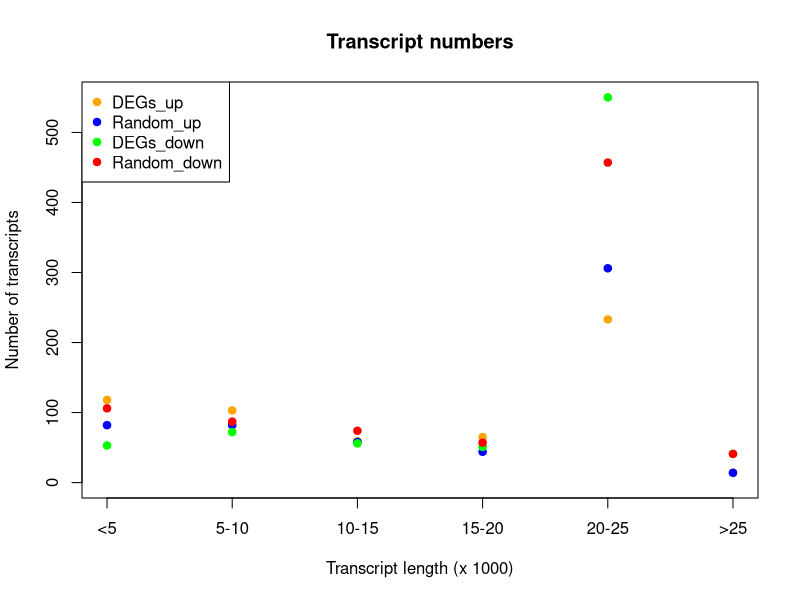

The R script that drew this image:
setwd("~/Project_bioinformatics")
require(ggplot2)
library(RColorBrewer)
library(dplyr)


Metabolite <- read.delim("max_transcript.txt", comment.char = "#")

DEGup <- read.delim("DEG_upregulation.txt", comment.char="#")

select_up<- which(Metabolite$GeneID%in%DEGup$GeneID)
Metabolite_select_up <- Metabolite[select_up,]
Metabolite_select_up$Maxtranscript<-as.numeric(Metabolite_select_up$max_transcript)

Randomup <- read.delim("Random_592.txt", comment.char="#")

select_up<- which(Metabolite$GeneID%in%Randomup$GeneID)
Metabolite_select_upRandom <- Metabolite[select_up,]
Metabolite_select_upRandom$Maxtranscript<-as.numeric(Metabolite_select_upRandom$max_transcript)

DEGdown <- read.delim("DEG_downregulation.txt", comment.char="#")

select_down<- which(Metabolite$GeneID%in%DEGdown$GeneID)
Metabolite_select_down <- Metabolite[select_down,]
Metabolite_select_down$Maxtranscript<-as.numeric(Metabolite_select_down$max_transcript)

Randomdown <- read.delim("Random_823.txt", comment.char="#")

select_down<- which(Metabolite$GeneID%in%Randomdown$GeneID)
Metabolite_select_downRandom <- Metabolite[select_down,]
Metabolite_select_downRandom$Maxtranscript<-as.numeric(Metabolite_select_downRandom$max_transcript)



####  UP

bin_up_5000<-subset(Metabolite_select_up,Metabolite_select_up$Maxtranscript<=5000)
bin_up_5001_10000<-subset(Metabolite_select_up,Metabolite_select_up$Maxtranscript>5000&Metabolite_select_up$Maxtranscript<=10000)
bin_up_10001_15000<-subset(Metabolite_select_up,Metabolite_select_up$Maxtranscript>10000&Metabolite_select_up$Maxtranscript<=15000)
bin_up_15001_20000<-subset(Metabolite_select_up,Metabolite_select_up$Maxtranscript>15000&Metabolite_select_up$Maxtranscript<=20000)
bin_up_20001_25000<-subset(Metabolite_select_up,Metabolite_select_up$Maxtranscript>20000&Metabolite_select_up$Maxtranscript<=250000)
bin_up_25001<-subset(Metabolite_select_up,Metabolite_select_up$Maxtranscript>250000)

bin_up_5000_random<-subset(Metabolite_select_upRandom,Metabolite_select_upRandom$Maxtranscript<=5000)
bin_up_5001_10000_random<-subset(Metabolite_select_upRandom,Metabolite_select_upRandom$Maxtranscript>5000&Metabolite_select_upRandom$Maxtranscript<=10000)
bin_up_10001_15000_random<-subset(Metabolite_select_upRandom,Metabolite_select_upRandom$Maxtranscript>10000&Metabolite_select_upRandom$Maxtranscript<=15000)
bin_up_15001_20000_random<-subset(Metabolite_select_upRandom,Metabolite_select_upRandom$Maxtranscript>15000&Metabolite_select_upRandom$Maxtranscript<=20000)
bin_up_20001_25000_random<-subset(Metabolite_select_upRandom,Metabolite_select_upRandom$Maxtranscript>20000&Metabolite_select_upRandom$Maxtranscript<=250000)
bin_up_25001_random<-subset(Metabolite_select_upRandom,Metabolite_select_upRandom$Maxtranscript>250000)
##DOWN

bin_down_5000<-subset(Metabolite_select_down,Metabolite_select_down$Maxtranscript<=5000)
bin_down_5001_10000<-subset(Metabolite_select_down,Metabolite_select_down$Maxtranscript>5000&Metabolite_select_down$Maxtranscript<=10000)
bin_down_10001_15000<-subset(Metabolite_select_down,Metabolite_select_down$Maxtranscript>10000&Metabolite_select_down$Maxtranscript<=15000)
bin_down_15001_20000<-subset(Metabolite_select_down,Metabolite_select_down$Maxtranscript>15000&Metabolite_select_down$Maxtranscript<=20000)
bin_down_20001_25000<-subset(Metabolite_select_down,Metabolite_select_down$Maxtranscript>20000&Metabolite_select_down$Maxtranscript<=250000)
bin_down_25001<-subset(Metabolite_select_down,Metabolite_select_down$Maxtranscript>250000)

bin_down_5000_random<-subset(Metabolite_select_downRandom,Metabolite_select_downRandom$Maxtranscript<=5000)
bin_down_5001_10000_random<-subset(Metabolite_select_downRandom,Metabolite_select_downRandom$Maxtranscript>5000&Metabolite_select_downRandom$Maxtranscript<=10000)
bin_down_10001_15000_random<-subset(Metabolite_select_downRandom,Metabolite_select_downRandom$Maxtranscript>10000&Metabolite_select_downRandom$Maxtranscript<=15000)
bin_down_15001_20000_random<-subset(Metabolite_select_downRandom,Metabolite_select_downRandom$Maxtranscript>15000&Metabolite_select_downRandom$Maxtranscript<=20000)
bin_down_20001_25000_random<-subset(Metabolite_select_downRandom,Metabolite_select_downRandom$Maxtranscript>20000&Metabolite_select_downRandom$Maxtranscript<=250000)
bin_down_25001_random<-subset(Metabolite_select_downRandom,Metabolite_select_downRandom$Maxtranscript>250000)

DEGs_up <- c(nrow(bin_up_5000),nrow(bin_up_5001_10000),nrow(bin_up_10001_15000),nrow(bin_up_15001_20000),nrow(bin_up_20001_25000),nrow(bin_up_25001))
DEGs_up<-as.data.frame(DEGs_up)
Random_up <- c(nrow(bin_up_5000_random),nrow(bin_up_5001_10000_random),nrow(bin_up_10001_15000_random),nrow(bin_up_15001_20000_random),nrow(bin_up_20001_25000_random),nrow(bin_up_25001))
Random_up <- as.data.frame(Random_up)

DEGs_down <- c(nrow(bin_down_5000),nrow(bin_down_5001_10000),nrow(bin_down_10001_15000),nrow(bin_down_15001_20000),nrow(bin_down_20001_25000),nrow(bin_down_25001))
DEGs_down<-as.data.frame(DEGs_down)
Random_down <- c(nrow(bin_down_5000_random),nrow(bin_down_5001_10000_random),nrow(bin_down_10001_15000_random),nrow(bin_down_15001_20000_random),nrow(bin_down_20001_25000_random),nrow(bin_down_25001))
Random_down <- as.data.frame(Random_down)


pdf("Transcript_numbers.pdf")
plot(DEGs_up$DEGs_up, col="orange", pch=19,
     main="Transcript numbers",
     xlab="Transcript length (x 1000)",
     ylab="Number of transcripts", xaxt = "n",
     ylim=c(0,550))
axis(side=1, at = c(1, 2, 3, 4, 5, 6),labels=c("<5","5-10","10-15","15-20","20-25", ">25"))
points(Random_up$Random_up, col="blue", pch=19)
points(DEGs_down$DEGs_down, col="green", pch=19)
points(Random_down$Random_down, col="red", pch=19)
legend('topleft',legend=c("DEGs_up", "Random_up","DEGs_down","Random_down"), pch=c(19, 19), col=c('orange', 'blue','green', 'red'))
dev.off()